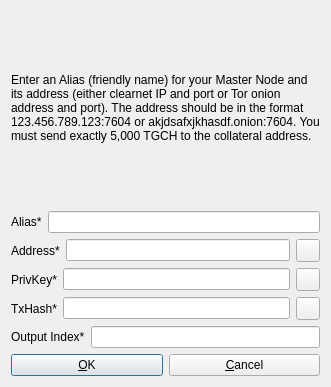
<?xml version="1.0" encoding="UTF-8"?>
<ui version="4.0">
 <class>AddEditGalaxyNode</class>
 <widget class="QDialog" name="AddEditGalaxyNode">
  <property name="geometry">
   <rect>
    <x>0</x>
    <y>0</y>
    <width>331</width>
    <height>387</height>
   </rect>
  </property>
  <property name="windowTitle">
   <string>Add/Edit  Node</string>
  </property>
  <property name="modal">
   <bool>true</bool>
  </property>
  <layout class="QVBoxLayout" name="verticalLayout">
   <item>
    <widget class="QLabel" name="label_9">
     <property name="sizePolicy">
      <sizepolicy hsizetype="Preferred" vsizetype="Expanding">
       <horstretch>0</horstretch>
       <verstretch>0</verstretch>
      </sizepolicy>
     </property>
     <property name="text">
      <string>&lt;html&gt;&lt;head/&gt;&lt;body&gt;&lt;p&gt;Enter an Alias (friendly name) for your Master Node and its address (either clearnet IP and port or Tor onion address and port). The address should be in the format 123.456.789.123:7604 or akjdsafxjkhasdf.onion:7604. You must send exactly 5,000 TGCH to the collateral address.&lt;/p&gt;&lt;/body&gt;&lt;/html&gt;</string>
     </property>
     <property name="wordWrap">
      <bool>true</bool>
     </property>
    </widget>
   </item>
   <item>
    <layout class="QHBoxLayout" name="horizontalLayout_4">
     <property name="bottomMargin">
      <number>0</number>
     </property>
     <item>
      <widget class="QLabel" name="label_4">
       <property name="text">
        <string>Alias*</string>
       </property>
      </widget>
     </item>
     <item>
      <widget class="QLineEdit" name="aliasLineEdit"/>
     </item>
    </layout>
   </item>
   <item>
    <layout class="QHBoxLayout" name="horizontalLayout_5">
     <property name="bottomMargin">
      <number>0</number>
     </property>
     <item>
      <widget class="QLabel" name="label_6">
       <property name="text">
        <string>Address*</string>
       </property>
      </widget>
     </item>
     <item>
      <widget class="QLineEdit" name="addressLineEdit"/>
     </item>
     <item>
      <widget class="QToolButton" name="AddEditAddressPasteButton">
       <property name="toolTip">
        <string>Paste address from clipboard</string>
       </property>
       <property name="text">
        <string/>
       </property>
       <property name="icon">
        <iconset resource="../truegalaxycash.qrc">
         <normaloff>:/icons/editpaste</normaloff>:/icons/editpaste</iconset>
       </property>
       <property name="shortcut">
        <string>Alt+P</string>
       </property>
      </widget>
     </item>
    </layout>
   </item>
   <item>
    <layout class="QHBoxLayout" name="horizontalLayout_3">
     <property name="bottomMargin">
      <number>0</number>
     </property>
     <item>
      <widget class="QLabel" name="label_5">
       <property name="text">
        <string>PrivKey*</string>
       </property>
      </widget>
     </item>
     <item>
      <widget class="QLineEdit" name="privkeyLineEdit"/>
     </item>
     <item>
      <widget class="QToolButton" name="AddEditPrivkeyPasteButton">
       <property name="toolTip">
        <string>Paste address from clipboard</string>
       </property>
       <property name="text">
        <string/>
       </property>
       <property name="icon">
        <iconset resource="../truegalaxycash.qrc">
         <normaloff>:/icons/editpaste</normaloff>:/icons/editpaste</iconset>
       </property>
       <property name="shortcut">
        <string>Alt+P</string>
       </property>
      </widget>
     </item>
    </layout>
   </item>
   <item>
    <layout class="QHBoxLayout" name="horizontalLayout_2">
     <property name="bottomMargin">
      <number>0</number>
     </property>
     <item>
      <widget class="QLabel" name="label_2">
       <property name="text">
        <string>TxHash*</string>
       </property>
      </widget>
     </item>
     <item>
      <widget class="QLineEdit" name="txhashLineEdit"/>
     </item>
     <item>
      <widget class="QToolButton" name="AddEditTxhashPasteButton">
       <property name="toolTip">
        <string>Paste address from clipboard</string>
       </property>
       <property name="text">
        <string/>
       </property>
       <property name="icon">
        <iconset resource="../truegalaxycash.qrc">
         <normaloff>:/icons/editpaste</normaloff>:/icons/editpaste</iconset>
       </property>
       <property name="shortcut">
        <string>Alt+P</string>
       </property>
      </widget>
     </item>
    </layout>
   </item>
   <item>
    <layout class="QHBoxLayout" name="horizontalLayout_8">
     <property name="bottomMargin">
      <number>0</number>
     </property>
     <item>
      <widget class="QLabel" name="label_8">
       <property name="text">
        <string>Output Index*</string>
       </property>
      </widget>
     </item>
     <item>
      <widget class="QLineEdit" name="outputindexLineEdit"/>
     </item>
    </layout>
   </item>
   <item>
    <layout class="QHBoxLayout" name="horizontalLayout_Buttons">
     <item>
      <widget class="QPushButton" name="okButton">
       <property name="text">
        <string>&amp;OK</string>
       </property>
      </widget>
     </item>
     <item>
      <widget class="QPushButton" name="cancelButton">
       <property name="text">
        <string>&amp;Cancel</string>
       </property>
       <property name="autoDefault">
        <bool>false</bool>
       </property>
      </widget>
     </item>
    </layout>
   </item>
  </layout>
 </widget>
 <resources>
  <include location="../truegalaxycash.qrc"/>
 </resources>
 <connections/>
</ui>
